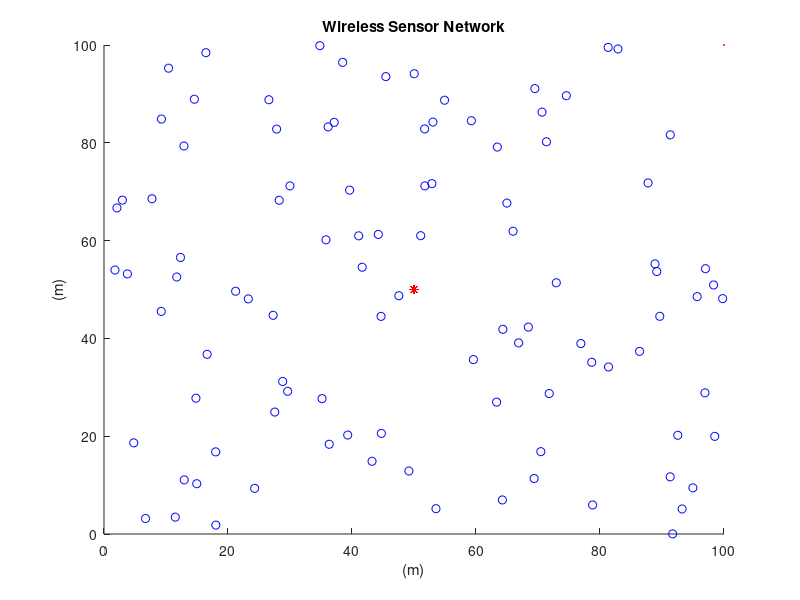
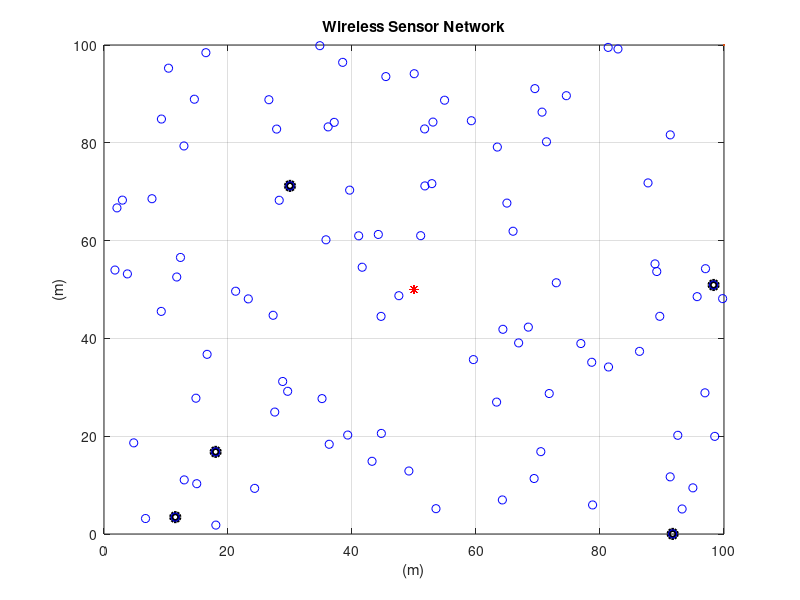
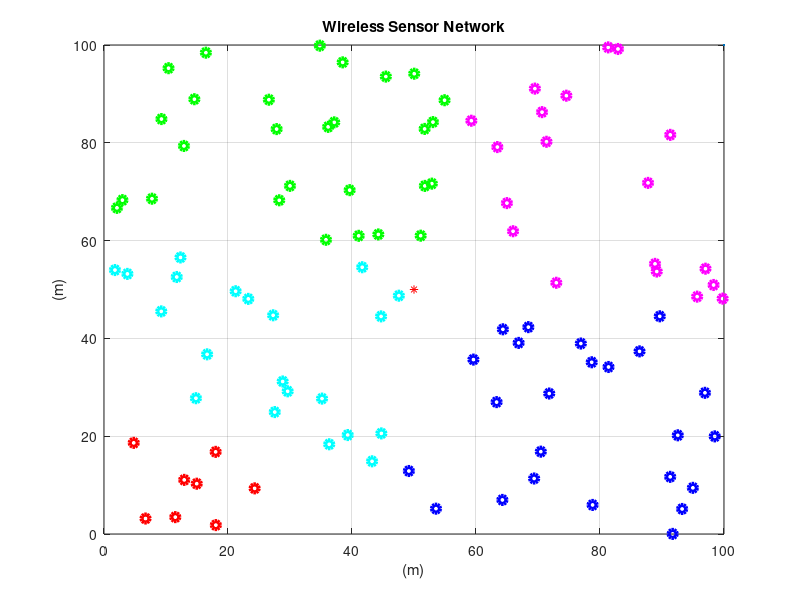

These charts were generated, in order, by the following MATLAB code:
 clc;
clear;
close all;

%%Deklarasi Variabel%%
%Pemetaan Sensor dalam satuan meter%
n=100;
xm=100;
ym=100;
sinkx=50;
sinky=50;
dead_nodes=0;
%Deklarasi Energi%
%Inisialisasi energi pada setiap node(Joules)% 
Eo=2; %Satuan joules
Eelec=50*10^(-9); %Satuan joules/bit
ETx=50*10^(-9); %Satuan joules/bit
ERx=50*10^(-9); %Satuan joules/bit
Eamp=100*10^(-12); %Satuan joules/bit/m^2 
EDA=5*10^(-9); %Satuan joules/bit
k=4000; %unit bits
p=0.05; % a 5 percent of the total amount of nodes used in the network is proposed to give good results
% Round Simulasi%
rnd=1;
round=2;
%Nomer node saat iterasi%
transmissions=0;
temp_val=0;
flag1stdead=0;

%Membentuk Topologi Awal%
for i=1:n
    SN(i).id=i;	%Sensor Id
    SN(i).x=rand(1,1)*xm;
    SN(i).y=rand(1,1)*ym;
    SN(i).E=Eo;     % set energi node sama dengan eo"
    SN(i).role=0;   % set role node jika node biasa =0 dan jika sebagai CH set =1
    SN(i).cluster=0;	% set node berada pada cluster mana, secara default set 0
    SN(i).cond=1;	% Set status node jika node masih memiliki energi maka nilai =1 jika node sudah mati maka set =0
    SN(i).rop=0;	% untuk mengetahui node berada pada round berapa
    SN(i).dtch=0;	% jarak node dengan CH
    SN(i).dts=0;    % jarak node dengan Sink/BS
    SN(i).tel=0;	% sudah berapa kali node di set sebagai CH
    SN(i).rn=0;     % round ke berapa node terpilih sebagai CH
    SN(i).chid=0;   % id node sebagai CH
     SN(i).rleft=0;  % rounds left for node to become available for Cluster Head election
    x(i,1)=SN(i).x;
    y(i,1)=SN(i).y;
    hold on;
    figure(1)
    plot(xm,ym,SN(i).x,SN(i).y,'ob',sinkx,sinky,'*r');
    title 'Wireless Sensor Network';
    xlabel '(m)';
    ylabel '(m)';
end

%%% Set Up Phase %%%
%%Proses K-Means++%%
k=input('Masukkan jumlah klaster : ');
    % Reseting Previous Amount Of Cluster Heads In the Network %
	CLheads=0;
    % Reseting Previous Amount Of Energy Consumed In the Network on the Previous Round %
    energy=0;
    
    %Penentua C1 Awal dengan mencari jarak terjauh dengan BS
    startx=[];
    starty=[];
    center=[startx starty]; %menyimpan nilai C1
    d=[];
    for i=1:n
        SN(i).cluster=0;    % reseting cluster in which the node belongs to
        SN(i).role=0;       % reseting node role
        SN(i).chid=0;       % reseting cluster head id
        
        c=[SN(i).x SN(i).y]; %mengambil data node ke-i
        distance=sqrt((sinkx-c(:,1))^2+(sinky-c(:,2))^2); %mengurangi jarak BS dengan node
        d=[d distance]; % menyimpan index dan nilai jarak masing" node dengan BS
    end
    [e s]=max(d); %mencari nilai terbesar dari distance yang dipilih sebagai C1
    center=[center;[x(s) y(s)]]; %menyimpan koordinat c1 dalam array
    x(s)=[]; %mengosongkan kembali nilai x dan y
    y(s)=[];
    d=[];

    %Proses mencari C selanjutnya
    r=1;
    while(r~=k)
        for i=1:n
            g=[SN(i).x SN(i).y]; %Mengambil data kordinat node ke i
            ka=dsearchn(center,g); %Mencari node terdekat dengan data pusat klaster
            nearestx=center(ka,1); %Mencari data terdekat pada nilai kordinat x
            nearesty=center(ka,2); %Mencari data terdekat pada nilai kordinat y
            distance=sqrt((nearestx-g(:,1))^2+(nearesty-g(:,2))^2); %Menghitung jarak node dengan cluster head
            d=[d distance]; %Menyimpan nilai jarak dan indeksnya
        end
        [e s]=max(d); %Mencari data jarak dengan nilai max/tertinggi
        center=[center;[x(s) y(s)]]; %Menyimpan data node dengan jarak tertinggi pada aray CH
        SN(s).tel=SN(s).tel+1;
        x(s)=[]; %mengosongkan kembali nilai x, y dan d
        y(s)=[];
        [r c]=size(center);
        d=[];
    end
    figure(2) %Menampilkan koordinat titik CH pada WSN
    disp(center);
    plot(center(:,1),center(:,2),'ko','linewidth',3);
    hold on;
    grid on;
    for i=1:n
        plot(xm,ym,SN(i).x,SN(i).y,'ob',sinkx,sinky,'*r');
        title 'Wireless Sensor Network';
        xlabel '(m)';
        ylabel '(m)'; 
    end

    %Proses pengelompokan node dengan cluster
    cx=center(:,1); %Menyimpan nilai kordinat x CH pada var cx
    cy=center(:,2); %Menyimpan nilai kordinat y CH pada var cy
    mean_oldx=cx; %menyimpan nilai x pusat klaster lama
    mean_newx=cx; %menyimpan nilai x pusat klaster yang diperbaharui
    mean_oldy=cy; %menyimpan nilai y pusat klaster lama
    mean_newy=cy; %menyimpan nilai y pusat klaster yang diperbaharui
    outputx=cell(k,1); %menyimpan data node x sesuai klaster
    outputy=cell(k,1); %menyimpan data node y sesuai klaster
    temp=0;
    iter=1;
    while(temp==0) %Melakukan perulangan untuk membentuk klaster hingga nilai CH tidak mengalami perubahan
        mean_oldx=mean_newx; %menyamakan nilai pusat klaster lama dan baru
        mean_oldy=mean_newy;
        for(i=1:n) %perulangan mencari jarak setiap node
            data=[];
            for(j=1:length(cx)) %mencari jarak setiap node dengan setiap cluster head
                data=[data sqrt((SN(i).x-cx(j))^2+(SN(i).y-cy(j))^2)];
            end
            [gc index]=min(data); %Mencari jarak terendah node dengan CH
            
            outputx{index}=[outputx{index} SN(i).x]; %Mengelompokkan data sesuai CH terdekat
            outputy{index}=[outputy{index} SN(i).y]; %Mengelompokkan data sesuai CH terdekat
            SN(i).cluster=index; %Menyimpan nilai cluster tiap node
            SN(i).dtch=min(data); %Menyimpan jarak node dengan pusat cluster
        end
        gmckx=[];
        gmcky=[];
        for(i=1:k) %Proses memperbarui nilai pusat CH 
            gmckx=[gmckx mean(outputx{i})]; 
            gmcky=[gmcky mean(outputy{i})];
        end
        cx=gmckx; %Menyimpan nilai terbaru CH
        cy=gmcky;
        mean_newx=cx; %Menyimpan nilai terbaru CH
        mean_newy=cy;
        finalx=0; %variabel keputusan untuk mengetahui nilai kordinat x CH sudah sama setiap iterasi
        finaly=0; %variabel keputusan untuk mengetahui nilai kordinat y CH sudah sama setiap iterasi
        if(mean_newx==mean_oldx) %Mengecek apakah nilai CH kordinat x sama dengan nilai CH pada iterasi sebelumnya
            finalx=1;
        end
        if(mean_newy==mean_oldy) %Mengecek apakah nilai CH kordinat y sama dengan nilai CH pada iterasi sebelumnya
            finaly=1;
        end
        if(finalx==1 && finaly==1) %Jika nilai sama maka akhiri perulangan dengan set temp=1
            temp=1;
        else %Jika tidak sama maka simpan nilai pusat CH baru pada bvariabel outputx dan outputy
            outputx=cell(k,1);
            outputy=cell(k,1);
        end
        iter=iter+1;
    end
    disp('Jumah iterasi yang dilakukan adalah: '),disp(iter)
    celldisp(outputx); %Menampilkan nilai pada kordinat x fix setiap node dan klaster
    celldisp(outputy); %Menampilkan nilai pada kordinat y fix setiap node dan klaster
    figure;
    for i=1:k %Perulangan untuk ploting node sesuai klaster pada WSN
        xf=outputx{i};
        yf=outputy{i};
        if(i==1)
           plot(xf,yf,'bo','linewidth',3);
        elseif(i==2)
           plot(xf,yf,'go','linewidth',3);
        elseif(i==3)
           plot(xf,yf,'ro','linewidth',3);
        elseif(i==4)
           plot(xf,yf,'co','linewidth',3);
        elseif(i==5)
           plot(xf,yf,'mo','linewidth',3);
        elseif(i==6)
           plot(xf,yf,'yo','linewidth',3);
        elseif(i==7)
           plot(xf,yf,'ko','linewidth',3);
        elseif(i==8)
           plot(xf,yf,'rx','linewidth',3);
        elseif(i==9)
           plot(xf,yf,'bx','linewidth',3);
        else
           plot(xf,yf,'gx','linewidth',3);
        end
        hold on;
        grid on;
    end
    figure(3)
    plot(xm,ym,sinkx,sinky,'*r');
    title 'Wireless Sensor Network';
    xlabel '(m)';
    ylabel '(m)';
    hold on;
    
    %Pemilihan CH
    % Threshold Value %
	t=(p/(1-p*(mod(rnd,1/p))));
    
    % Re-election Value %
    tleft=mod(rnd,1/p);
 
	% Reseting Previous Amount Of Cluster Heads In the Network %
	CLheads=0;
    
    % Reseting Previous Amount Of Energy Consumed In the Network on the Previous Round %
    energy=0;
    
    %Pemilihan CH tiap cluster
    for i=1:k
        for j=1:n
            if(SN(j).cluster==i)
                SN(j).role=0;       % reseting node role
                SN(j).chid=0;       % reseting cluster head id
                if(SN(j).rleft>0)
                    SN(j).rleft=SN(j).rleft-1;
                end
                if (SN(j).E>0) && (SN(j).rleft==0)
                    generate=rand;	
                    if generate< t
                    SN(j).role=1;	% assigns the node role of acluster head
                    SN(j).rn=rnd;	% Assigns the round that the cluster head was elected to the data table
                    SN(j).tel=SN(j).tel + 1;   
                    SN(j).rleft=1/p-tleft;    % rounds for which the node will be unable to become a CH
                    SN(j).dts=sqrt((sinkx-SN(j).x)^2 + (sinky-SN(j).y)^2); % calculates the distance between the sink and the cluster hea
                    CLheads=CLheads+1;	% sum of cluster heads that have been elected 
                    SN(j).cluster=CLheads; % cluster of which the node got elected to be cluster head
                    CL(CLheads).x=SN(j).x; % X-axis coordinates of elected cluster head
                    CL(CLheads).y=SN(j).y; % Y-axis coordinates of elected cluster head
                    CL(CLheads).id=i; % Assigns the node ID of the newly elected cluster head to an array
                    end
                end
            end
        end 
    end
   
   